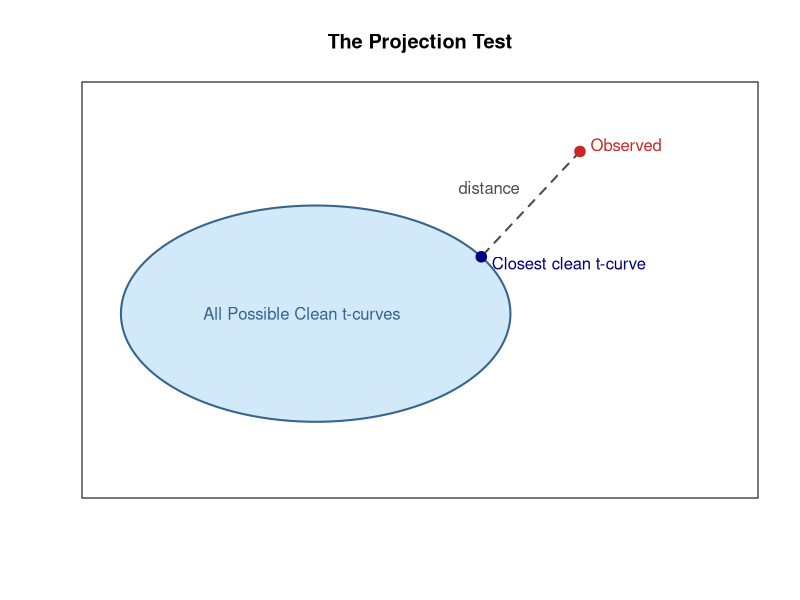

The R script that drew this image:
############################################################
## Intuition for convex projection in base R
## A non-technical picture:
##   - blue ellipse = set of "allowable" explanations
##   - red point    = observed object
##   - dark point   = projection (closest allowable point)
##   - dashed line  = distance minimized by projection
############################################################

root <- "C:/Users/stefa/OneDrive/Documents/GitHub/When_is_p_hacking_detectable"

setwd(paste0(root,"/figures"))

# -----------------------------
# 1) Define a convex set: ellipse
# -----------------------------
theta <- seq(0, 2*pi, length.out = 500)

cx <- 0       # center x
cy <- 0       # center y
a  <- 2.8     # horizontal radius
b  <- 1.6     # vertical radius

x_ellipse <- cx + a * cos(theta)
y_ellipse <- cy + b * sin(theta)

# -----------------------------
# 2) Pick a point outside the set
# -----------------------------
x0 <- 3.8
y0 <- 2.4

x1 <- -2
y1 <- 2

# -----------------------------
# 3) Compute its projection onto the ellipse
#    (numerically: closest point on boundary)
# -----------------------------
dist2 <- (x_ellipse - x0)^2 + (y_ellipse - y0)^2
i_min <- which.min(dist2)
xp <- x_ellipse[i_min]
yp <- y_ellipse[i_min]

dist3 <- (x_ellipse - x1)^2 + (y_ellipse - y1)^2
i_min2 <- which.min(dist3)
xp2 <- x_ellipse[i_min2]
yp2 <- y_ellipse[i_min2]

# -----------------------------
# 4) Plot
# -----------------------------
op <- par(mar = c(3.5, 3.5, 3, 1))
pdf("visualize_test.pdf", width = 8, height = 6)


plot(NA, NA,
     xlim = c(-3, 6), ylim = c(-2.5, 3.2),
     xlab = "", ylab = "", axes = FALSE,
     main = "The Projection Test")

# Fill the convex set
polygon(x_ellipse, y_ellipse,
        col = adjustcolor("skyblue2", alpha.f = 0.35),
        border = "steelblue4", lwd = 2)

# Dashed line from outside point to projection
segments(x0, y0, xp, yp, lty = 2, lwd = 2, col = "gray30")
text((x0 + xp)/2-0.6, (y0 + yp)/2, "distance", pos = 3, col = "gray30")

# Outside point
points(x0, y0, pch = 19, cex = 1.4, col = "firebrick3")

# Projection point
points(xp, yp, pch = 19, cex = 1.4, col = "navy")

# Labels
text(x0 + 0.15, y0 + 0.1, "Observed", col = "firebrick3", adj = 0)
text(xp + 0.15, yp - 0.1, "Closest clean t-curve", col = "navy", adj = 0)
text(-0.2, 0, "All Possible Clean t-curves", col = "steelblue4")



box()
par(op)

dev.off()
